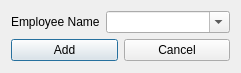
<?xml version="1.0" encoding="UTF-8"?>
<ui version="4.0">
 <class>addLeaveEmp</class>
 <widget class="QDialog" name="addLeaveEmp">
  <property name="geometry">
   <rect>
    <x>0</x>
    <y>0</y>
    <width>241</width>
    <height>73</height>
   </rect>
  </property>
  <property name="maximumSize">
   <size>
    <width>16777215</width>
    <height>73</height>
   </size>
  </property>
  <property name="windowTitle">
   <string>Add Employee</string>
  </property>
  <layout class="QHBoxLayout" name="horizontalLayout_3">
   <item>
    <layout class="QVBoxLayout" name="verticalLayout">
     <item>
      <layout class="QHBoxLayout" name="horizontalLayout" stretch="0,1">
       <item>
        <widget class="QLabel" name="label">
         <property name="text">
          <string>Employee Name</string>
         </property>
        </widget>
       </item>
       <item>
        <widget class="QComboBox" name="cbxEmpName">
         <property name="editable">
          <bool>true</bool>
         </property>
        </widget>
       </item>
      </layout>
     </item>
     <item>
      <layout class="QHBoxLayout" name="horizontalLayout_2">
       <item>
        <widget class="QPushButton" name="pbtnAddEmp">
         <property name="text">
          <string>Add</string>
         </property>
        </widget>
       </item>
       <item>
        <widget class="QPushButton" name="pbtnCancel">
         <property name="text">
          <string>Cancel</string>
         </property>
        </widget>
       </item>
      </layout>
     </item>
    </layout>
   </item>
  </layout>
 </widget>
 <resources/>
 <connections>
  <connection>
   <sender>pbtnCancel</sender>
   <signal>clicked()</signal>
   <receiver>addLeaveEmp</receiver>
   <slot>close()</slot>
   <hints>
    <hint type="sourcelabel">
     <x>187</x>
     <y>54</y>
    </hint>
    <hint type="destinationlabel">
     <x>228</x>
     <y>69</y>
    </hint>
   </hints>
  </connection>
 </connections>
</ui>
